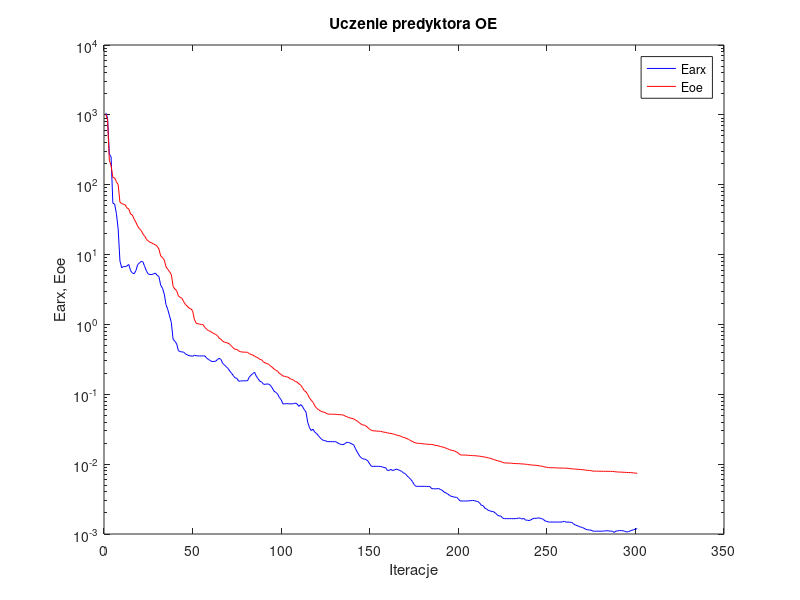
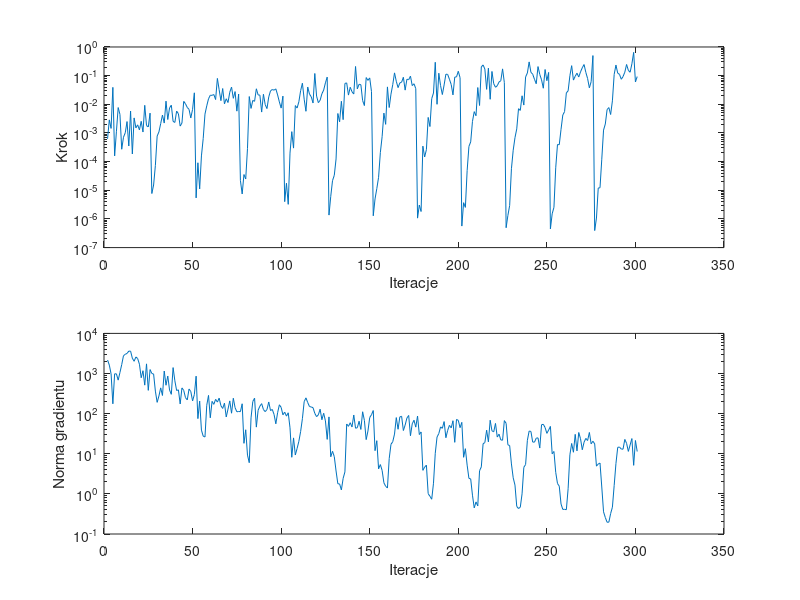

MATLAB code to generate these figures, in order:
%uczenie predyktora oe
clear all;
n=0; farx(n+1)=1.064853e+003; foe(n+1)=1.027892e+003; wspucz(n+1)=0.000000e+000; ng(n+1)=0.000000e+000;
%odnowa zmiennej metryki
n=1; farx(n+1)=9.106401e+002; foe(n+1)=8.419798e+002; krok(n+1)=6.250570e-004; ng(n+1)=2.169349e+003;
n=2; farx(n+1)=2.753055e+002; foe(n+1)=2.243370e+002; krok(n+1)=2.855545e-003; ng(n+1)=1.620781e+003;
n=3; farx(n+1)=2.510321e+002; foe(n+1)=1.862765e+002; krok(n+1)=1.441974e-003; ng(n+1)=9.776299e+002;
n=4; farx(n+1)=5.416320e+001; foe(n+1)=1.275203e+002; krok(n+1)=3.901146e-002; ng(n+1)=1.758546e+002;
n=5; farx(n+1)=5.287975e+001; foe(n+1)=1.251779e+002; krok(n+1)=1.582138e-004; ng(n+1)=9.817839e+002;
n=6; farx(n+1)=3.875008e+001; foe(n+1)=1.102357e+002; krok(n+1)=1.100811e-003; ng(n+1)=9.821233e+002;
n=7; farx(n+1)=2.318351e+001; foe(n+1)=1.002011e+002; krok(n+1)=7.702766e-003; ng(n+1)=6.839746e+002;
n=8; farx(n+1)=8.072674e+000; foe(n+1)=5.604253e+001; krok(n+1)=4.440041e-003; ng(n+1)=1.059271e+003;
n=9; farx(n+1)=6.463749e+000; foe(n+1)=5.376157e+001; krok(n+1)=2.702490e-004; ng(n+1)=1.668120e+003;
n=10; farx(n+1)=6.768752e+000; foe(n+1)=5.245762e+001; krok(n+1)=7.102557e-004; ng(n+1)=2.784725e+003;
n=11; farx(n+1)=6.703819e+000; foe(n+1)=5.138574e+001; krok(n+1)=1.016331e-003; ng(n+1)=3.007841e+003;
n=12; farx(n+1)=6.891020e+000; foe(n+1)=4.647914e+001; krok(n+1)=2.500228e-003; ng(n+1)=3.170859e+003;
n=13; farx(n+1)=7.215668e+000; foe(n+1)=4.493278e+001; krok(n+1)=3.505202e-004; ng(n+1)=3.611558e+003;
n=14; farx(n+1)=5.878677e+000; foe(n+1)=3.804716e+001; krok(n+1)=5.829338e-003; ng(n+1)=3.610865e+003;
n=15; farx(n+1)=5.445358e+000; foe(n+1)=3.690173e+001; krok(n+1)=1.848603e-004; ng(n+1)=2.406907e+003;
n=16; farx(n+1)=5.316555e+000; foe(n+1)=3.224489e+001; krok(n+1)=3.349706e-003; ng(n+1)=2.018648e+003;
n=17; farx(n+1)=5.889336e+000; foe(n+1)=2.902106e+001; krok(n+1)=1.505777e-003; ng(n+1)=2.586530e+003;
n=18; farx(n+1)=7.169376e+000; foe(n+1)=2.545654e+001; krok(n+1)=1.917929e-003; ng(n+1)=2.357346e+003;
n=19; farx(n+1)=7.601480e+000; foe(n+1)=2.339977e+001; krok(n+1)=1.282071e-003; ng(n+1)=1.705312e+003;
n=20; farx(n+1)=8.003164e+000; foe(n+1)=2.208064e+001; krok(n+1)=2.547833e-003; ng(n+1)=7.841798e+002;
n=21; farx(n+1)=7.825133e+000; foe(n+1)=1.963562e+001; krok(n+1)=1.078226e-003; ng(n+1)=1.175038e+003;
n=22; farx(n+1)=6.706176e+000; foe(n+1)=1.831292e+001; krok(n+1)=9.213222e-003; ng(n+1)=5.130662e+002;
n=23; farx(n+1)=5.794278e+000; foe(n+1)=1.648364e+001; krok(n+1)=1.812955e-003; ng(n+1)=1.739980e+003;
n=24; farx(n+1)=5.258379e+000; foe(n+1)=1.564407e+001; krok(n+1)=1.621288e-003; ng(n+1)=3.804945e+002;
n=25; farx(n+1)=5.184700e+000; foe(n+1)=1.501044e+001; krok(n+1)=4.916421e-003; ng(n+1)=1.254485e+003;
%odnowa zmiennej metryki
n=26; farx(n+1)=5.183068e+000; foe(n+1)=1.464080e+001; krok(n+1)=7.699445e-006; ng(n+1)=1.002085e+003;
n=27; farx(n+1)=5.298920e+000; foe(n+1)=1.412213e+001; krok(n+1)=1.525247e-005; ng(n+1)=9.706902e+002;
n=28; farx(n+1)=5.429410e+000; foe(n+1)=1.384244e+001; krok(n+1)=7.341767e-005; ng(n+1)=3.642174e+002;
n=29; farx(n+1)=5.043545e+000; foe(n+1)=1.313557e+001; krok(n+1)=7.779359e-004; ng(n+1)=1.911753e+002;
n=30; farx(n+1)=4.851272e+000; foe(n+1)=1.199219e+001; krok(n+1)=1.088038e-003; ng(n+1)=2.754851e+002;
n=31; farx(n+1)=3.642621e+000; foe(n+1)=9.565160e+000; krok(n+1)=2.123614e-003; ng(n+1)=4.388686e+002;
n=32; farx(n+1)=3.304136e+000; foe(n+1)=9.078107e+000; krok(n+1)=4.221448e-003; ng(n+1)=2.835518e+002;
n=33; farx(n+1)=2.736031e+000; foe(n+1)=8.381530e+000; krok(n+1)=2.213894e-003; ng(n+1)=1.152769e+003;
n=34; farx(n+1)=1.924593e+000; foe(n+1)=6.692254e+000; krok(n+1)=1.289397e-002; ng(n+1)=5.100898e+002;
n=35; farx(n+1)=1.634687e+000; foe(n+1)=6.147141e+000; krok(n+1)=2.943935e-003; ng(n+1)=8.645389e+002;
n=36; farx(n+1)=1.324610e+000; foe(n+1)=5.685216e+000; krok(n+1)=7.479896e-003; ng(n+1)=3.886788e+002;
n=37; farx(n+1)=1.065548e+000; foe(n+1)=5.187072e+000; krok(n+1)=9.299198e-003; ng(n+1)=3.030203e+002;
n=38; farx(n+1)=6.135490e-001; foe(n+1)=3.506380e+000; krok(n+1)=2.547833e-003; ng(n+1)=1.404938e+003;
n=39; farx(n+1)=5.755584e-001; foe(n+1)=3.212978e+000; krok(n+1)=2.324084e-003; ng(n+1)=6.579962e+002;
n=40; farx(n+1)=5.287330e-001; foe(n+1)=3.047988e+000; krok(n+1)=5.799093e-003; ng(n+1)=3.763901e+002;
n=41; farx(n+1)=4.213430e-001; foe(n+1)=2.552654e+000; krok(n+1)=4.679447e-003; ng(n+1)=3.919646e+002;
n=42; farx(n+1)=4.086941e-001; foe(n+1)=2.441884e+000; krok(n+1)=1.739067e-003; ng(n+1)=1.742499e+002;
n=43; farx(n+1)=4.039061e-001; foe(n+1)=2.364880e+000; krok(n+1)=2.222834e-003; ng(n+1)=4.378495e+002;
n=44; farx(n+1)=4.006145e-001; foe(n+1)=2.111253e+000; krok(n+1)=1.262969e-002; ng(n+1)=3.793741e+002;
n=45; farx(n+1)=3.782637e-001; foe(n+1)=1.927876e+000; krok(n+1)=1.042882e-002; ng(n+1)=2.502921e+002;
n=46; farx(n+1)=3.673166e-001; foe(n+1)=1.831891e+000; krok(n+1)=7.761346e-003; ng(n+1)=2.199868e+002;
n=47; farx(n+1)=3.570983e-001; foe(n+1)=1.716351e+000; krok(n+1)=6.669234e-003; ng(n+1)=4.109954e+002;
n=48; farx(n+1)=3.547839e-001; foe(n+1)=1.676248e+000; krok(n+1)=3.334617e-003; ng(n+1)=3.552341e+002;
n=49; farx(n+1)=3.500113e-001; foe(n+1)=1.572075e+000; krok(n+1)=6.669234e-003; ng(n+1)=2.076082e+002;
n=50; farx(n+1)=3.625851e-001; foe(n+1)=1.187740e+000; krok(n+1)=2.517497e-002; ng(n+1)=2.989825e+002;
%odnowa zmiennej metryki
n=51; farx(n+1)=3.564118e-001; foe(n+1)=1.041714e+000; krok(n+1)=5.424274e-006; ng(n+1)=8.596794e+002;
n=52; farx(n+1)=3.548928e-001; foe(n+1)=1.023760e+000; krok(n+1)=9.119445e-005; ng(n+1)=7.515668e+001;
n=53; farx(n+1)=3.533643e-001; foe(n+1)=1.008449e+000; krok(n+1)=1.115447e-005; ng(n+1)=2.053990e+002;
n=54; farx(n+1)=3.548603e-001; foe(n+1)=1.002450e+000; krok(n+1)=1.581535e-004; ng(n+1)=3.881897e+001;
n=55; farx(n+1)=3.539655e-001; foe(n+1)=9.886834e-001; krok(n+1)=6.399708e-004; ng(n+1)=2.744671e+001;
n=56; farx(n+1)=3.533353e-001; foe(n+1)=9.018357e-001; krok(n+1)=4.548255e-003; ng(n+1)=2.614742e+001;
n=57; farx(n+1)=3.287129e-001; foe(n+1)=8.525148e-001; krok(n+1)=8.806488e-003; ng(n+1)=1.614159e+002;
n=58; farx(n+1)=3.151860e-001; foe(n+1)=8.118333e-001; krok(n+1)=1.556427e-002; ng(n+1)=2.850070e+002;
n=59; farx(n+1)=3.035249e-001; foe(n+1)=7.982234e-001; krok(n+1)=2.069473e-002; ng(n+1)=7.879676e+001;
n=60; farx(n+1)=2.948471e-001; foe(n+1)=7.639951e-001; krok(n+1)=2.055621e-002; ng(n+1)=2.021141e+002;
n=61; farx(n+1)=2.939631e-001; foe(n+1)=7.401399e-001; krok(n+1)=2.191235e-002; ng(n+1)=1.704369e+002;
n=62; farx(n+1)=2.971239e-001; foe(n+1)=7.186330e-001; krok(n+1)=1.464382e-002; ng(n+1)=2.271769e+002;
n=63; farx(n+1)=3.139649e-001; foe(n+1)=6.931533e-001; krok(n+1)=8.005809e-002; ng(n+1)=1.940574e+002;
n=64; farx(n+1)=3.269983e-001; foe(n+1)=6.363050e-001; krok(n+1)=3.222183e-002; ng(n+1)=2.437419e+002;
n=65; farx(n+1)=3.159895e-001; foe(n+1)=6.124795e-001; krok(n+1)=1.339882e-002; ng(n+1)=1.575958e+002;
n=66; farx(n+1)=2.768335e-001; foe(n+1)=5.778700e-001; krok(n+1)=3.552033e-002; ng(n+1)=1.345775e+002;
n=67; farx(n+1)=2.634329e-001; foe(n+1)=5.580692e-001; krok(n+1)=1.037360e-002; ng(n+1)=1.824806e+002;
n=68; farx(n+1)=2.476858e-001; foe(n+1)=5.490132e-001; krok(n+1)=1.561853e-002; ng(n+1)=8.270372e+001;
n=69; farx(n+1)=2.339000e-001; foe(n+1)=5.398192e-001; krok(n+1)=1.153579e-002; ng(n+1)=1.295442e+002;
n=70; farx(n+1)=2.153503e-001; foe(n+1)=5.194597e-001; krok(n+1)=2.643052e-002; ng(n+1)=2.077461e+002;
n=71; farx(n+1)=1.995751e-001; foe(n+1)=4.887484e-001; krok(n+1)=3.982240e-002; ng(n+1)=1.024878e+002;
n=72; farx(n+1)=1.852399e-001; foe(n+1)=4.611295e-001; krok(n+1)=1.618540e-002; ng(n+1)=2.419731e+002;
n=73; farx(n+1)=1.716348e-001; foe(n+1)=4.405779e-001; krok(n+1)=2.780135e-002; ng(n+1)=1.406291e+002;
n=74; farx(n+1)=1.693722e-001; foe(n+1)=4.385814e-001; krok(n+1)=5.767896e-003; ng(n+1)=1.111460e+002;
n=75; farx(n+1)=1.539869e-001; foe(n+1)=4.161240e-001; krok(n+1)=2.284436e-002; ng(n+1)=1.131075e+002;
%odnowa zmiennej metryki
n=76; farx(n+1)=1.549212e-001; foe(n+1)=4.091289e-001; krok(n+1)=2.209045e-005; ng(n+1)=1.120569e+002;
n=77; farx(n+1)=1.557190e-001; foe(n+1)=4.017319e-001; krok(n+1)=7.440373e-006; ng(n+1)=1.761617e+002;
n=78; farx(n+1)=1.557481e-001; foe(n+1)=4.014772e-001; krok(n+1)=3.542617e-005; ng(n+1)=1.820108e+001;
n=79; farx(n+1)=1.559752e-001; foe(n+1)=3.998471e-001; krok(n+1)=2.481646e-005; ng(n+1)=3.962953e+001;
n=80; farx(n+1)=1.562045e-001; foe(n+1)=3.990868e-001; krok(n+1)=2.887783e-004; ng(n+1)=9.260060e+000;
n=81; farx(n+1)=1.759715e-001; foe(n+1)=3.823716e-001; krok(n+1)=1.865725e-002; ng(n+1)=5.988704e+000;
n=82; farx(n+1)=1.875780e-001; foe(n+1)=3.715879e-001; krok(n+1)=7.191676e-003; ng(n+1)=7.858066e+001;
n=83; farx(n+1)=1.981692e-001; foe(n+1)=3.649165e-001; krok(n+1)=1.363820e-002; ng(n+1)=2.012167e+002;
n=84; farx(n+1)=2.066181e-001; foe(n+1)=3.505309e-001; krok(n+1)=1.270603e-002; ng(n+1)=2.423834e+002;
n=85; farx(n+1)=1.810235e-001; foe(n+1)=3.407173e-001; krok(n+1)=3.481722e-002; ng(n+1)=4.615975e+001;
n=86; farx(n+1)=1.668493e-001; foe(n+1)=3.312162e-001; krok(n+1)=2.128042e-002; ng(n+1)=1.215301e+002;
n=87; farx(n+1)=1.536301e-001; foe(n+1)=3.159902e-001; krok(n+1)=2.082971e-002; ng(n+1)=1.535616e+002;
n=88; farx(n+1)=1.499943e-001; foe(n+1)=3.113013e-001; krok(n+1)=5.357205e-003; ng(n+1)=1.775741e+002;
n=89; farx(n+1)=1.394469e-001; foe(n+1)=2.905941e-001; krok(n+1)=2.243330e-002; ng(n+1)=1.265199e+002;
n=90; farx(n+1)=1.387804e-001; foe(n+1)=2.809988e-001; krok(n+1)=9.732535e-003; ng(n+1)=1.121713e+002;
n=91; farx(n+1)=1.407157e-001; foe(n+1)=2.748998e-001; krok(n+1)=7.088910e-003; ng(n+1)=1.266670e+002;
n=92; farx(n+1)=1.396567e-001; foe(n+1)=2.675851e-001; krok(n+1)=1.809047e-002; ng(n+1)=1.952805e+002;
n=93; farx(n+1)=1.337789e-001; foe(n+1)=2.550142e-001; krok(n+1)=2.946581e-002; ng(n+1)=1.194550e+002;
n=94; farx(n+1)=1.228299e-001; foe(n+1)=2.430661e-001; krok(n+1)=3.280985e-002; ng(n+1)=1.271275e+002;
n=95; farx(n+1)=1.106527e-001; foe(n+1)=2.304831e-001; krok(n+1)=3.111701e-002; ng(n+1)=9.536553e+001;
n=96; farx(n+1)=1.064092e-001; foe(n+1)=2.206877e-001; krok(n+1)=3.452721e-002; ng(n+1)=5.580834e+001;
n=97; farx(n+1)=1.013232e-001; foe(n+1)=2.142213e-001; krok(n+1)=2.128042e-002; ng(n+1)=1.054493e+002;
n=98; farx(n+1)=8.982114e-002; foe(n+1)=1.989628e-001; krok(n+1)=1.208515e-002; ng(n+1)=1.662429e+002;
n=99; farx(n+1)=8.384425e-002; foe(n+1)=1.928126e-001; krok(n+1)=7.366454e-003; ng(n+1)=1.431874e+002;
n=100; farx(n+1)=7.281609e-002; foe(n+1)=1.823586e-001; krok(n+1)=1.932256e-002; ng(n+1)=9.346604e+001;
%odnowa zmiennej metryki
n=101; farx(n+1)=7.294540e-002; foe(n+1)=1.810976e-001; krok(n+1)=4.005108e-006; ng(n+1)=1.089405e+002;
n=102; farx(n+1)=7.339690e-002; foe(n+1)=1.772400e-001; krok(n+1)=1.765974e-005; ng(n+1)=8.669982e+001;
n=103; farx(n+1)=7.339344e-002; foe(n+1)=1.762200e-001; krok(n+1)=3.232161e-006; ng(n+1)=1.050422e+002;
n=104; farx(n+1)=7.287912e-002; foe(n+1)=1.668628e-001; krok(n+1)=1.984325e-004; ng(n+1)=4.432298e+001;
n=105; farx(n+1)=7.300345e-002; foe(n+1)=1.642552e-001; krok(n+1)=1.111417e-003; ng(n+1)=8.174246e+000;
n=106; farx(n+1)=7.325636e-002; foe(n+1)=1.596554e-001; krok(n+1)=2.961508e-004; ng(n+1)=2.486048e+001;
n=107; farx(n+1)=7.488687e-002; foe(n+1)=1.523323e-001; krok(n+1)=9.045235e-003; ng(n+1)=9.322550e+000;
n=108; farx(n+1)=7.281967e-002; foe(n+1)=1.500634e-001; krok(n+1)=7.409677e-003; ng(n+1)=1.353597e+001;
n=109; farx(n+1)=6.706251e-002; foe(n+1)=1.411895e-001; krok(n+1)=1.226153e-002; ng(n+1)=2.040039e+001;
n=110; farx(n+1)=7.135942e-002; foe(n+1)=1.355244e-001; krok(n+1)=2.992730e-002; ng(n+1)=3.593949e+001;
n=111; farx(n+1)=6.728449e-002; foe(n+1)=1.248747e-001; krok(n+1)=5.442027e-002; ng(n+1)=7.497557e+001;
n=112; farx(n+1)=6.053360e-002; foe(n+1)=1.131923e-001; krok(n+1)=1.503401e-002; ng(n+1)=1.988851e+002;
n=113; farx(n+1)=5.602338e-002; foe(n+1)=1.088902e-001; krok(n+1)=5.711090e-003; ng(n+1)=2.474260e+002;
n=114; farx(n+1)=3.976105e-002; foe(n+1)=9.929662e-002; krok(n+1)=4.017797e-002; ng(n+1)=1.888325e+002;
n=115; farx(n+1)=3.328065e-002; foe(n+1)=8.854740e-002; krok(n+1)=2.272397e-002; ng(n+1)=1.502433e+002;
n=116; farx(n+1)=3.022442e-002; foe(n+1)=8.199119e-002; krok(n+1)=1.820180e-002; ng(n+1)=1.466144e+002;
n=117; farx(n+1)=3.159474e-002; foe(n+1)=7.669947e-002; krok(n+1)=1.109636e-002; ng(n+1)=1.407835e+002;
n=118; farx(n+1)=2.865516e-002; foe(n+1)=6.829635e-002; krok(n+1)=1.189066e-001; ng(n+1)=1.014895e+002;
n=119; farx(n+1)=2.744088e-002; foe(n+1)=6.341677e-002; krok(n+1)=1.931884e-002; ng(n+1)=8.422384e+001;
n=120; farx(n+1)=2.561554e-002; foe(n+1)=6.048069e-002; krok(n+1)=1.142218e-002; ng(n+1)=9.338017e+001;
n=121; farx(n+1)=2.390968e-002; foe(n+1)=5.808336e-002; krok(n+1)=1.376948e-002; ng(n+1)=1.290685e+002;
n=122; farx(n+1)=2.253831e-002; foe(n+1)=5.644508e-002; krok(n+1)=2.331518e-002; ng(n+1)=7.041038e+001;
n=123; farx(n+1)=2.178398e-002; foe(n+1)=5.545274e-002; krok(n+1)=3.123706e-002; ng(n+1)=1.022628e+002;
n=124; farx(n+1)=2.166591e-002; foe(n+1)=5.457496e-002; krok(n+1)=5.625683e-002; ng(n+1)=6.599919e+001;
n=125; farx(n+1)=2.100902e-002; foe(n+1)=5.247545e-002; krok(n+1)=8.892157e-002; ng(n+1)=2.282565e+001;
%odnowa zmiennej metryki
n=126; farx(n+1)=2.100558e-002; foe(n+1)=5.192779e-002; krok(n+1)=1.361941e-006; ng(n+1)=8.292125e+001;
n=127; farx(n+1)=2.100536e-002; foe(n+1)=5.191619e-002; krok(n+1)=6.137476e-006; ng(n+1)=8.419630e+000;
n=128; farx(n+1)=2.097622e-002; foe(n+1)=5.182236e-002; krok(n+1)=2.170937e-005; ng(n+1)=1.153164e+001;
n=129; farx(n+1)=2.097244e-002; foe(n+1)=5.175335e-002; krok(n+1)=3.331725e-005; ng(n+1)=8.468684e+000;
n=130; farx(n+1)=2.093962e-002; foe(n+1)=5.170490e-002; krok(n+1)=1.239407e-004; ng(n+1)=3.716200e+000;
n=131; farx(n+1)=2.005425e-002; foe(n+1)=5.130976e-002; krok(n+1)=4.776032e-003; ng(n+1)=1.789447e+000;
n=132; farx(n+1)=1.946135e-002; foe(n+1)=5.109958e-002; krok(n+1)=2.446921e-003; ng(n+1)=1.768620e+000;
n=133; farx(n+1)=1.915565e-002; foe(n+1)=5.085770e-002; krok(n+1)=1.274938e-002; ng(n+1)=1.255622e+000;
n=134; farx(n+1)=1.900641e-002; foe(n+1)=5.071448e-002; krok(n+1)=2.914778e-003; ng(n+1)=2.438633e+000;
n=135; farx(n+1)=1.964809e-002; foe(n+1)=4.894677e-002; krok(n+1)=5.360061e-002; ng(n+1)=3.528955e+000;
n=136; farx(n+1)=2.056564e-002; foe(n+1)=4.791528e-002; krok(n+1)=5.576355e-002; ng(n+1)=5.527266e+001;
n=137; farx(n+1)=2.044852e-002; foe(n+1)=4.652756e-002; krok(n+1)=2.097129e-002; ng(n+1)=4.823046e+001;
n=138; farx(n+1)=2.000555e-002; foe(n+1)=4.571823e-002; krok(n+1)=3.929724e-002; ng(n+1)=5.941676e+001;
n=139; farx(n+1)=1.942103e-002; foe(n+1)=4.514075e-002; krok(n+1)=2.741623e-002; ng(n+1)=4.659579e+001;
n=140; farx(n+1)=1.885898e-002; foe(n+1)=4.440894e-002; krok(n+1)=2.284436e-002; ng(n+1)=9.239075e+001;
n=141; farx(n+1)=1.654838e-002; foe(n+1)=4.276667e-002; krok(n+1)=2.089206e-001; ng(n+1)=4.330258e+001;
n=142; farx(n+1)=1.489601e-002; foe(n+1)=4.132144e-002; krok(n+1)=3.450322e-002; ng(n+1)=4.459285e+001;
n=143; farx(n+1)=1.341876e-002; foe(n+1)=3.931451e-002; krok(n+1)=5.005537e-002; ng(n+1)=6.466843e+001;
n=144; farx(n+1)=1.245130e-002; foe(n+1)=3.759034e-002; krok(n+1)=4.828142e-002; ng(n+1)=4.038758e+001;
n=145; farx(n+1)=1.194771e-002; foe(n+1)=3.643715e-002; krok(n+1)=1.350758e-002; ng(n+1)=1.113823e+002;
n=146; farx(n+1)=1.182718e-002; foe(n+1)=3.620074e-002; krok(n+1)=9.030211e-003; ng(n+1)=6.763302e+001;
n=147; farx(n+1)=1.162155e-002; foe(n+1)=3.502847e-002; krok(n+1)=8.569436e-002; ng(n+1)=2.253924e+001;
n=148; farx(n+1)=1.106737e-002; foe(n+1)=3.323308e-002; krok(n+1)=6.826594e-002; ng(n+1)=3.691625e+001;
n=149; farx(n+1)=1.005236e-002; foe(n+1)=3.146478e-002; krok(n+1)=8.322808e-002; ng(n+1)=8.007575e+001;
n=150; farx(n+1)=9.307867e-003; foe(n+1)=3.047524e-002; krok(n+1)=2.788265e-002; ng(n+1)=9.408124e+001;
%odnowa zmiennej metryki
n=151; farx(n+1)=9.309077e-003; foe(n+1)=2.995661e-002; krok(n+1)=1.288196e-006; ng(n+1)=1.194810e+002;
n=152; farx(n+1)=9.308416e-003; foe(n+1)=2.992861e-002; krok(n+1)=5.005977e-006; ng(n+1)=1.193837e+001;
n=153; farx(n+1)=9.297995e-003; foe(n+1)=2.966580e-002; krok(n+1)=1.142338e-005; ng(n+1)=2.119149e+001;
n=154; farx(n+1)=9.299683e-003; foe(n+1)=2.965191e-002; krok(n+1)=2.829063e-005; ng(n+1)=4.205539e+000;
n=155; farx(n+1)=9.258834e-003; foe(n+1)=2.949537e-002; krok(n+1)=2.064885e-004; ng(n+1)=5.381464e+000;
n=156; farx(n+1)=9.168050e-003; foe(n+1)=2.916940e-002; krok(n+1)=7.432430e-004; ng(n+1)=3.844910e+000;
n=157; farx(n+1)=8.941801e-003; foe(n+1)=2.861755e-002; krok(n+1)=4.929920e-003; ng(n+1)=1.894745e+000;
n=158; farx(n+1)=8.888590e-003; foe(n+1)=2.855998e-002; krok(n+1)=1.998365e-003; ng(n+1)=1.546544e+000;
n=159; farx(n+1)=8.108063e-003; foe(n+1)=2.799614e-002; krok(n+1)=4.048730e-002; ng(n+1)=1.400132e+000;
n=160; farx(n+1)=8.162887e-003; foe(n+1)=2.769926e-002; krok(n+1)=7.716255e-003; ng(n+1)=7.588029e+000;
n=161; farx(n+1)=8.399696e-003; foe(n+1)=2.755984e-002; krok(n+1)=2.261999e-002; ng(n+1)=1.719412e+001;
n=162; farx(n+1)=8.094595e-003; foe(n+1)=2.711055e-002; krok(n+1)=4.852216e-002; ng(n+1)=1.992738e+001;
n=163; farx(n+1)=8.288457e-003; foe(n+1)=2.666306e-002; krok(n+1)=1.248868e-001; ng(n+1)=3.095798e+001;
n=164; farx(n+1)=8.495842e-003; foe(n+1)=2.614684e-002; krok(n+1)=6.357754e-002; ng(n+1)=7.970308e+001;
n=165; farx(n+1)=8.341259e-003; foe(n+1)=2.578620e-002; krok(n+1)=3.820826e-002; ng(n+1)=4.079335e+001;
n=166; farx(n+1)=8.096790e-003; foe(n+1)=2.535909e-002; krok(n+1)=5.576355e-002; ng(n+1)=8.284839e+001;
n=167; farx(n+1)=7.904899e-003; foe(n+1)=2.483769e-002; krok(n+1)=5.908701e-002; ng(n+1)=8.596038e+001;
n=168; farx(n+1)=7.505776e-003; foe(n+1)=2.408061e-002; krok(n+1)=8.776600e-002; ng(n+1)=3.788952e+001;
n=169; farx(n+1)=7.325789e-003; foe(n+1)=2.386028e-002; krok(n+1)=3.123706e-002; ng(n+1)=5.193993e+001;
n=170; farx(n+1)=6.841082e-003; foe(n+1)=2.314078e-002; krok(n+1)=7.494212e-002; ng(n+1)=7.776832e+001;
n=171; farx(n+1)=6.470226e-003; foe(n+1)=2.257439e-002; krok(n+1)=7.224169e-002; ng(n+1)=9.007014e+001;
n=172; farx(n+1)=6.124967e-003; foe(n+1)=2.179183e-002; krok(n+1)=9.599621e-002; ng(n+1)=2.809816e+001;
n=173; farx(n+1)=5.684109e-003; foe(n+1)=2.117750e-002; krok(n+1)=4.486659e-002; ng(n+1)=5.577802e+001;
n=174; farx(n+1)=5.118843e-003; foe(n+1)=2.051944e-002; krok(n+1)=5.220046e-002; ng(n+1)=6.855258e+001;
n=175; farx(n+1)=4.818654e-003; foe(n+1)=2.011651e-002; krok(n+1)=3.522595e-002; ng(n+1)=4.611485e+001;
%odnowa zmiennej metryki
n=176; farx(n+1)=4.818738e-003; foe(n+1)=1.988687e-002; krok(n+1)=1.067446e-006; ng(n+1)=8.717232e+001;
n=177; farx(n+1)=4.814366e-003; foe(n+1)=1.981425e-002; krok(n+1)=3.041012e-006; ng(n+1)=3.010335e+001;
n=178; farx(n+1)=4.807151e-003; foe(n+1)=1.972955e-002; krok(n+1)=1.814744e-006; ng(n+1)=3.499474e+001;
n=179; farx(n+1)=4.813941e-003; foe(n+1)=1.957151e-002; krok(n+1)=3.467612e-004; ng(n+1)=3.860984e+000;
n=180; farx(n+1)=4.814344e-003; foe(n+1)=1.947459e-002; krok(n+1)=1.451493e-004; ng(n+1)=4.640507e+000;
n=181; farx(n+1)=4.803165e-003; foe(n+1)=1.928881e-002; krok(n+1)=2.615174e-004; ng(n+1)=5.195727e+000;
n=182; farx(n+1)=4.801232e-003; foe(n+1)=1.922576e-002; krok(n+1)=3.485222e-003; ng(n+1)=1.011045e+000;
n=183; farx(n+1)=4.772766e-003; foe(n+1)=1.920682e-002; krok(n+1)=1.675019e-003; ng(n+1)=8.714488e-001;
n=184; farx(n+1)=4.456515e-003; foe(n+1)=1.912242e-002; krok(n+1)=1.576669e-002; ng(n+1)=7.361602e-001;
n=185; farx(n+1)=4.455403e-003; foe(n+1)=1.894116e-002; krok(n+1)=2.477353e-002; ng(n+1)=1.843788e+000;
n=186; farx(n+1)=4.422379e-003; foe(n+1)=1.855545e-002; krok(n+1)=2.926858e-001; ng(n+1)=1.028611e+001;
n=187; farx(n+1)=4.446561e-003; foe(n+1)=1.844946e-002; krok(n+1)=1.000726e-002; ng(n+1)=2.607576e+001;
n=188; farx(n+1)=4.472045e-003; foe(n+1)=1.820153e-002; krok(n+1)=1.217528e-001; ng(n+1)=3.186033e+001;
n=189; farx(n+1)=4.324313e-003; foe(n+1)=1.785478e-002; krok(n+1)=4.486659e-002; ng(n+1)=4.666261e+001;
n=190; farx(n+1)=4.223060e-003; foe(n+1)=1.768730e-002; krok(n+1)=2.191235e-002; ng(n+1)=4.311833e+001;
n=191; farx(n+1)=3.969909e-003; foe(n+1)=1.729656e-002; krok(n+1)=4.756755e-002; ng(n+1)=6.339530e+001;
n=192; farx(n+1)=3.883968e-003; foe(n+1)=1.697579e-002; krok(n+1)=1.125137e-001; ng(n+1)=2.509599e+001;
n=193; farx(n+1)=3.753885e-003; foe(n+1)=1.658619e-002; krok(n+1)=1.102898e-001; ng(n+1)=3.823548e+001;
n=194; farx(n+1)=3.577051e-003; foe(n+1)=1.615226e-002; krok(n+1)=7.478469e-002; ng(n+1)=5.104815e+001;
n=195; farx(n+1)=3.464697e-003; foe(n+1)=1.583328e-002; krok(n+1)=4.904612e-002; ng(n+1)=4.415393e+001;
n=196; farx(n+1)=3.420907e-003; foe(n+1)=1.565184e-002; krok(n+1)=2.127270e-002; ng(n+1)=6.658403e+001;
n=197; farx(n+1)=3.353818e-003; foe(n+1)=1.536861e-002; krok(n+1)=8.892157e-002; ng(n+1)=1.927075e+001;
n=198; farx(n+1)=3.361854e-003; foe(n+1)=1.495653e-002; krok(n+1)=9.047997e-002; ng(n+1)=7.173429e+001;
n=199; farx(n+1)=3.188138e-003; foe(n+1)=1.436807e-002; krok(n+1)=1.420813e-001; ng(n+1)=6.804641e+001;
n=200; farx(n+1)=2.970972e-003; foe(n+1)=1.361746e-002; krok(n+1)=8.470464e-002; ng(n+1)=4.470901e+001;
%odnowa zmiennej metryki
n=201; farx(n+1)=2.970371e-003; foe(n+1)=1.350142e-002; krok(n+1)=5.634681e-007; ng(n+1)=6.059632e+001;
n=202; farx(n+1)=2.969860e-003; foe(n+1)=1.349432e-002; krok(n+1)=3.690681e-006; ng(n+1)=8.159653e+000;
n=203; farx(n+1)=2.967788e-003; foe(n+1)=1.348253e-002; krok(n+1)=2.531451e-006; ng(n+1)=1.338097e+001;
n=204; farx(n+1)=2.971107e-003; foe(n+1)=1.344318e-002; krok(n+1)=4.888219e-005; ng(n+1)=5.196032e+000;
n=205; farx(n+1)=2.985385e-003; foe(n+1)=1.337715e-002; krok(n+1)=3.395966e-004; ng(n+1)=2.437375e+000;
n=206; farx(n+1)=2.996741e-003; foe(n+1)=1.330867e-002; krok(n+1)=4.878389e-004; ng(n+1)=2.361731e+000;
n=207; farx(n+1)=3.030584e-003; foe(n+1)=1.324807e-002; krok(n+1)=2.530456e-003; ng(n+1)=9.276257e-001;
n=208; farx(n+1)=3.007091e-003; foe(n+1)=1.322031e-002; krok(n+1)=5.548179e-003; ng(n+1)=4.478217e-001;
n=209; farx(n+1)=2.952980e-003; foe(n+1)=1.318518e-002; krok(n+1)=3.990929e-003; ng(n+1)=6.304091e-001;
n=210; farx(n+1)=2.921143e-003; foe(n+1)=1.303920e-002; krok(n+1)=3.844828e-002; ng(n+1)=5.020208e-001;
n=211; farx(n+1)=2.797699e-003; foe(n+1)=1.301789e-002; krok(n+1)=9.093040e-003; ng(n+1)=3.770161e+000;
n=212; farx(n+1)=2.574683e-003; foe(n+1)=1.286556e-002; krok(n+1)=2.010759e-001; ng(n+1)=4.712608e+000;
n=213; farx(n+1)=2.547228e-003; foe(n+1)=1.277850e-002; krok(n+1)=2.363480e-001; ng(n+1)=1.781158e+001;
n=214; farx(n+1)=2.344863e-003; foe(n+1)=1.258732e-002; krok(n+1)=1.694433e-001; ng(n+1)=1.897702e+001;
n=215; farx(n+1)=2.279002e-003; foe(n+1)=1.251209e-002; krok(n+1)=3.320390e-002; ng(n+1)=3.872046e+001;
n=216; farx(n+1)=2.175204e-003; foe(n+1)=1.225916e-002; krok(n+1)=1.823743e-001; ng(n+1)=1.980969e+001;
n=217; farx(n+1)=2.141480e-003; foe(n+1)=1.216511e-002; krok(n+1)=1.496365e-002; ng(n+1)=6.856135e+001;
n=218; farx(n+1)=2.099498e-003; foe(n+1)=1.188526e-002; krok(n+1)=1.400181e-001; ng(n+1)=3.732994e+001;
n=219; farx(n+1)=2.083159e-003; foe(n+1)=1.165457e-002; krok(n+1)=5.235740e-002; ng(n+1)=3.522176e+001;
n=220; farx(n+1)=1.985127e-003; foe(n+1)=1.142700e-002; krok(n+1)=3.929724e-002; ng(n+1)=5.701817e+001;
n=221; farx(n+1)=1.875600e-003; foe(n+1)=1.118153e-002; krok(n+1)=4.446078e-002; ng(n+1)=2.611217e+001;
n=222; farx(n+1)=1.813511e-003; foe(n+1)=1.104738e-002; krok(n+1)=6.004768e-002; ng(n+1)=3.079768e+001;
n=223; farx(n+1)=1.810639e-003; foe(n+1)=1.093006e-002; krok(n+1)=6.640781e-002; ng(n+1)=2.213859e+001;
n=224; farx(n+1)=1.693192e-003; foe(n+1)=1.056084e-002; krok(n+1)=1.722157e-001; ng(n+1)=2.175392e+001;
n=225; farx(n+1)=1.658789e-003; foe(n+1)=1.044236e-002; krok(n+1)=5.695205e-002; ng(n+1)=6.712597e+001;
%odnowa zmiennej metryki
n=226; farx(n+1)=1.658648e-003; foe(n+1)=1.038198e-002; krok(n+1)=4.934800e-007; ng(n+1)=5.733292e+001;
n=227; farx(n+1)=1.658581e-003; foe(n+1)=1.037197e-002; krok(n+1)=1.322082e-006; ng(n+1)=1.669936e+001;
n=228; farx(n+1)=1.660467e-003; foe(n+1)=1.034853e-002; krok(n+1)=2.956550e-006; ng(n+1)=1.601532e+001;
n=229; farx(n+1)=1.659543e-003; foe(n+1)=1.030023e-002; krok(n+1)=5.658127e-005; ng(n+1)=5.571976e+000;
n=230; farx(n+1)=1.655716e-003; foe(n+1)=1.025412e-002; krok(n+1)=2.501060e-004; ng(n+1)=2.514366e+000;
n=231; farx(n+1)=1.659726e-003; foe(n+1)=1.019174e-002; krok(n+1)=6.847610e-004; ng(n+1)=1.656652e+000;
n=232; farx(n+1)=1.663026e-003; foe(n+1)=1.018359e-002; krok(n+1)=1.387045e-003; ng(n+1)=4.864394e-001;
n=233; farx(n+1)=1.695704e-003; foe(n+1)=1.015430e-002; krok(n+1)=7.032104e-003; ng(n+1)=4.317284e-001;
n=234; farx(n+1)=1.680488e-003; foe(n+1)=1.013077e-002; krok(n+1)=6.130766e-003; ng(n+1)=4.659805e-001;
n=235; farx(n+1)=1.635918e-003; foe(n+1)=1.005940e-002; krok(n+1)=1.981488e-002; ng(n+1)=1.002291e+000;
n=236; farx(n+1)=1.670462e-003; foe(n+1)=1.004776e-002; krok(n+1)=9.409526e-003; ng(n+1)=4.590314e+000;
n=237; farx(n+1)=1.578357e-003; foe(n+1)=9.965317e-003; krok(n+1)=9.004374e-002; ng(n+1)=5.401100e+000;
n=238; farx(n+1)=1.578329e-003; foe(n+1)=9.906972e-003; krok(n+1)=1.238533e-001; ng(n+1)=2.162860e+001;
n=239; farx(n+1)=1.555545e-003; foe(n+1)=9.825446e-003; krok(n+1)=3.017106e-001; ng(n+1)=3.683723e+001;
n=240; farx(n+1)=1.597515e-003; foe(n+1)=9.744046e-003; krok(n+1)=1.306634e-001; ng(n+1)=3.598326e+001;
n=241; farx(n+1)=1.652972e-003; foe(n+1)=9.696849e-003; krok(n+1)=1.125137e-001; ng(n+1)=1.958662e+001;
n=242; farx(n+1)=1.682211e-003; foe(n+1)=9.653090e-003; krok(n+1)=7.487116e-002; ng(n+1)=1.946392e+001;
n=243; farx(n+1)=1.670933e-003; foe(n+1)=9.620974e-003; krok(n+1)=5.221283e-002; ng(n+1)=2.443981e+001;
n=244; farx(n+1)=1.703434e-003; foe(n+1)=9.531416e-003; krok(n+1)=2.072253e-001; ng(n+1)=2.493200e+001;
n=245; farx(n+1)=1.685256e-003; foe(n+1)=9.432524e-003; krok(n+1)=1.101559e-001; ng(n+1)=1.387770e+001;
n=246; farx(n+1)=1.661168e-003; foe(n+1)=9.345653e-003; krok(n+1)=7.143431e-002; ng(n+1)=5.292864e+001;
n=247; farx(n+1)=1.622684e-003; foe(n+1)=9.252733e-003; krok(n+1)=3.638604e-002; ng(n+1)=5.422896e+001;
n=248; farx(n+1)=1.534402e-003; foe(n+1)=9.080957e-003; krok(n+1)=1.638325e-001; ng(n+1)=4.498401e+001;
n=249; farx(n+1)=1.513690e-003; foe(n+1)=9.015674e-003; krok(n+1)=6.659479e-002; ng(n+1)=3.227147e+001;
n=250; farx(n+1)=1.483803e-003; foe(n+1)=8.923824e-003; krok(n+1)=1.297327e-001; ng(n+1)=3.890276e+001;
%odnowa zmiennej metryki
n=251; farx(n+1)=1.483455e-003; foe(n+1)=8.888604e-003; krok(n+1)=4.482895e-007; ng(n+1)=4.806692e+001;
n=252; farx(n+1)=1.483612e-003; foe(n+1)=8.884351e-003; krok(n+1)=1.510980e-006; ng(n+1)=9.995052e+000;
n=253; farx(n+1)=1.484761e-003; foe(n+1)=8.875263e-003; krok(n+1)=2.542898e-006; ng(n+1)=1.139306e+001;
n=254; farx(n+1)=1.484458e-003; foe(n+1)=8.855888e-003; krok(n+1)=6.078783e-005; ng(n+1)=3.444304e+000;
n=255; farx(n+1)=1.485679e-003; foe(n+1)=8.820429e-003; krok(n+1)=3.946779e-004; ng(n+1)=1.813962e+000;
n=256; farx(n+1)=1.481210e-003; foe(n+1)=8.797359e-003; krok(n+1)=3.885492e-004; ng(n+1)=1.557477e+000;
n=257; farx(n+1)=1.482296e-003; foe(n+1)=8.787460e-003; krok(n+1)=1.338974e-003; ng(n+1)=5.595431e-001;
n=258; farx(n+1)=1.497702e-003; foe(n+1)=8.779382e-003; krok(n+1)=4.221744e-003; ng(n+1)=4.099970e-001;
n=259; farx(n+1)=1.517067e-003; foe(n+1)=8.773060e-003; krok(n+1)=5.557598e-003; ng(n+1)=4.124893e-001;
n=260; farx(n+1)=1.470036e-003; foe(n+1)=8.757556e-003; krok(n+1)=2.502768e-002; ng(n+1)=4.031072e-001;
n=261; farx(n+1)=1.488426e-003; foe(n+1)=8.703002e-003; krok(n+1)=2.936823e-002; ng(n+1)=1.346049e+000;
n=262; farx(n+1)=1.469978e-003; foe(n+1)=8.647816e-003; krok(n+1)=9.907791e-002; ng(n+1)=9.418339e+000;
n=263; farx(n+1)=1.472908e-003; foe(n+1)=8.573253e-003; krok(n+1)=2.230786e-001; ng(n+1)=1.806599e+001;
n=264; farx(n+1)=1.402378e-003; foe(n+1)=8.533978e-003; krok(n+1)=6.995615e-002; ng(n+1)=1.091169e+001;
n=265; farx(n+1)=1.348366e-003; foe(n+1)=8.498632e-003; krok(n+1)=9.544653e-002; ng(n+1)=3.046501e+001;
n=266; farx(n+1)=1.322483e-003; foe(n+1)=8.461196e-003; krok(n+1)=1.216335e-001; ng(n+1)=1.179833e+001;
n=267; farx(n+1)=1.286458e-003; foe(n+1)=8.415836e-003; krok(n+1)=8.973423e-002; ng(n+1)=3.388452e+001;
n=268; farx(n+1)=1.259309e-003; foe(n+1)=8.369334e-003; krok(n+1)=1.355389e-001; ng(n+1)=2.373931e+001;
n=269; farx(n+1)=1.239656e-003; foe(n+1)=8.340919e-003; krok(n+1)=1.881412e-001; ng(n+1)=1.257827e+001;
n=270; farx(n+1)=1.207701e-003; foe(n+1)=8.283677e-003; krok(n+1)=2.440798e-001; ng(n+1)=1.942042e+001;
n=271; farx(n+1)=1.166090e-003; foe(n+1)=8.213663e-003; krok(n+1)=1.300904e-001; ng(n+1)=2.413225e+001;
n=272; farx(n+1)=1.149160e-003; foe(n+1)=8.158136e-003; krok(n+1)=7.903310e-002; ng(n+1)=2.135710e+001;
n=273; farx(n+1)=1.141630e-003; foe(n+1)=8.103246e-003; krok(n+1)=3.757462e-002; ng(n+1)=3.397508e+001;
n=274; farx(n+1)=1.134955e-003; foe(n+1)=8.080531e-003; krok(n+1)=6.163468e-002; ng(n+1)=1.768649e+001;
n=275; farx(n+1)=1.097723e-003; foe(n+1)=7.941623e-003; krok(n+1)=5.013461e-001; ng(n+1)=2.052683e+001;
%odnowa zmiennej metryki
n=276; farx(n+1)=1.097681e-003; foe(n+1)=7.937676e-003; krok(n+1)=3.927599e-007; ng(n+1)=1.764339e+001;
n=277; farx(n+1)=1.097613e-003; foe(n+1)=7.937063e-003; krok(n+1)=1.074185e-006; ng(n+1)=4.909173e+000;
n=278; farx(n+1)=1.097261e-003; foe(n+1)=7.928206e-003; krok(n+1)=1.197415e-005; ng(n+1)=5.544643e+000;
n=279; farx(n+1)=1.097732e-003; foe(n+1)=7.917007e-003; krok(n+1)=1.224850e-005; ng(n+1)=5.871724e+000;
n=280; farx(n+1)=1.097016e-003; foe(n+1)=7.907714e-003; krok(n+1)=1.212530e-004; ng(n+1)=1.486349e+000;
n=281; farx(n+1)=1.101490e-003; foe(n+1)=7.903916e-003; krok(n+1)=1.259664e-003; ng(n+1)=3.569225e-001;
n=282; farx(n+1)=1.108427e-003; foe(n+1)=7.899363e-003; krok(n+1)=2.059282e-003; ng(n+1)=2.576099e-001;
n=283; farx(n+1)=1.114917e-003; foe(n+1)=7.893508e-003; krok(n+1)=6.528768e-003; ng(n+1)=1.962235e-001;
n=284; farx(n+1)=1.107114e-003; foe(n+1)=7.888473e-003; krok(n+1)=7.697697e-003; ng(n+1)=1.973788e-001;
n=285; farx(n+1)=1.096043e-003; foe(n+1)=7.880160e-003; krok(n+1)=4.403244e-003; ng(n+1)=3.232503e-001;
n=286; farx(n+1)=1.099472e-003; foe(n+1)=7.862867e-003; krok(n+1)=1.321526e-002; ng(n+1)=4.654791e-001;
n=287; farx(n+1)=1.052342e-003; foe(n+1)=7.824367e-003; krok(n+1)=1.104861e-001; ng(n+1)=1.624281e+000;
n=288; farx(n+1)=1.102438e-003; foe(n+1)=7.761915e-003; krok(n+1)=2.340680e-001; ng(n+1)=5.724675e+000;
n=289; farx(n+1)=1.107522e-003; foe(n+1)=7.719221e-003; krok(n+1)=1.220399e-001; ng(n+1)=1.444580e+001;
n=290; farx(n+1)=1.120047e-003; foe(n+1)=7.700471e-003; krok(n+1)=1.111619e-001; ng(n+1)=1.469948e+001;
n=291; farx(n+1)=1.118159e-003; foe(n+1)=7.687319e-003; krok(n+1)=7.478469e-002; ng(n+1)=1.310358e+001;
n=292; farx(n+1)=1.112599e-003; foe(n+1)=7.660930e-003; krok(n+1)=9.267410e-002; ng(n+1)=1.300588e+001;
n=293; farx(n+1)=1.092599e-003; foe(n+1)=7.638303e-003; krok(n+1)=1.317940e-001; ng(n+1)=2.277990e+001;
n=294; farx(n+1)=1.069342e-003; foe(n+1)=7.599003e-003; krok(n+1)=2.452016e-001; ng(n+1)=1.823545e+001;
n=295; farx(n+1)=1.079317e-003; foe(n+1)=7.586659e-003; krok(n+1)=1.534454e-001; ng(n+1)=1.145580e+001;
n=296; farx(n+1)=1.105369e-003; foe(n+1)=7.564256e-003; krok(n+1)=1.312394e-001; ng(n+1)=1.659863e+001;
n=297; farx(n+1)=1.130863e-003; foe(n+1)=7.539481e-003; krok(n+1)=2.584328e-001; ng(n+1)=2.391290e+001;
n=298; farx(n+1)=1.152020e-003; foe(n+1)=7.481032e-003; krok(n+1)=6.480438e-001; ng(n+1)=5.147033e+000;
n=299; farx(n+1)=1.173733e-003; foe(n+1)=7.442289e-003; krok(n+1)=6.013962e-002; ng(n+1)=2.142450e+001;
n=300; farx(n+1)=1.192208e-003; foe(n+1)=7.420646e-003; krok(n+1)=9.282613e-002; ng(n+1)=1.137949e+001;

figure; semilogy(farx,'b'); hold on; semilogy(foe,'r'); xlabel('Iteracje'); ylabel('Earx, Eoe'); legend('Earx','Eoe'); title('Uczenie predyktora OE');
figure; subplot(2,1,1); semilogy(krok); xlabel('Iteracje'); ylabel('Krok');
subplot(2,1,2); semilogy(ng); xlabel('Iteracje'); ylabel('Norma gradientu');
Earx=farx(n+1)
Eoe=foe(n+1)
